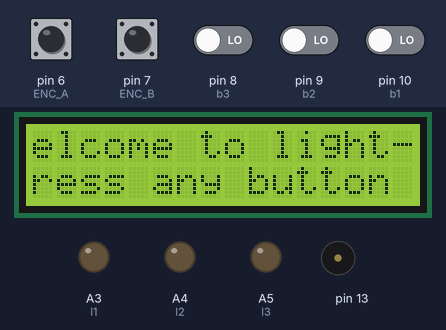
A sketch run on a simulated Arduino Uno, built with avr-gcc and run on an emulated ATmega328P. Parts: 16×2 character LCD, output pins drawn as LEDs (lit = HIGH), buzzer (waves = sounding). The inputs (shaded band) are chosen by the test bench; at power-on: pin 6 (ENC_A), pin 7 (ENC_B) HIGH, pin 8 (b3), pin 9 (b2), pin 10 (b1) LOW. What the sketch prints to the serial monitor is not drawn. At 14.4 s the program stops and its outputs stay as they are.

Above: at 1.4 s.
1.5 s: pin 10 (b1) driven HIGH
At 2.4 s:
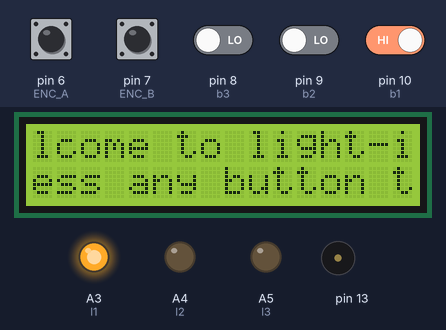
At 3.7 s:
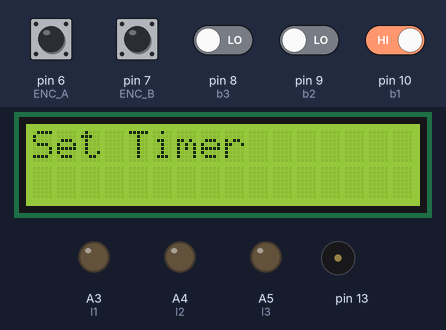
4.1 s: pin 9 (b2) driven HIGH
At 5.5 s:
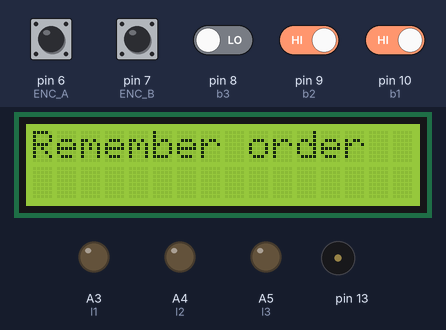
Timing chart, 0 to 15.8 s (numbered marks = the images above; inputs shaded):
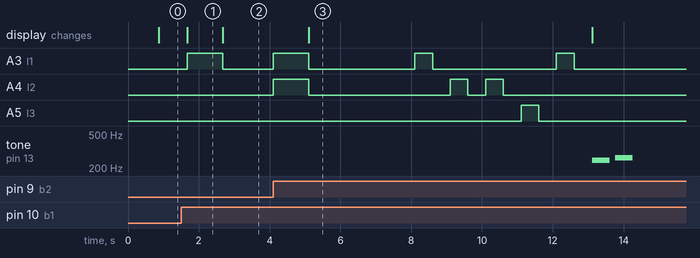

The sketch:

final.ino
```cpp
#define ENC_A 6 //these need to be digital input pins
#define ENC_B 7
#include "pitches.h"
#include <LiquidCrystal.h>
const int b1 = 10;
const int b2 = 9;
const int b3 = 8;
const int l1 = A3;
const int l2 = A4;
const int l3 = A5;
const int rs = 12, en = 11, d4 = 5, d5 = 4, d6 = 3, d7 = 2;

LiquidCrystal lcd(rs, en, d4, d5, d6, d7);
int num = 0;
int bs1 = 0;
int bs2 = 0;
int bs3 = 0;
int count = 0;
int curs = 0;
long secs = 0;

void setup() {
  pinMode(b1, INPUT);
  pinMode(b2, INPUT);
  pinMode(b3, INPUT);
  pinMode(l1, OUTPUT);
  pinMode(l2, OUTPUT);
  pinMode(l3, OUTPUT);
  pinMode(ENC_A, INPUT_PULLUP);
  pinMode(ENC_B, INPUT_PULLUP);
  Serial.begin (9600);
  Serial.println("Start");
  bs1=0;
  bs2=0;
  bs3=0;
  digitalWrite(l1, LOW);
  lcd.begin(16, 2);
  lcd.print("Welcome to light-it-up!");
  lcd.setCursor(0, 1);
  lcd.print("Press any button to start...");
}

void loop() {

  while (bs1 == LOW && bs2 == LOW && bs3 == LOW){
    delay(800);
    if (curs<11){
      lcd.scrollDisplayLeft();
      curs++;
    } else {
      lcd.clear();
      lcd.print("Welcome to light-it-up!");
      lcd.setCursor(0, 1);
      lcd.print("Press any button to start");
      curs = 0;
    }
    bs1 = digitalRead(b1);
    bs2 = digitalRead(b2);
    bs3 = digitalRead(b3);
    Serial.print(bs1);
    if (bs1==1){digitalWrite(l1, HIGH);}
    else if (bs2==1){digitalWrite(l2, HIGH);}
    else if (bs3==1){digitalWrite(l3,HIGH);}
  }
  bs1 = 0;
  bs2 = 0;
  bs3 = 0;
  delay(1000);
  digitalWrite(l1, LOW);
  digitalWrite(l2, LOW);
  digitalWrite(l3, LOW);
  lcd.clear();
  lcd.print("Set Timer");
  lcd.setCursor(0, 1);

  while(1){
  count = timer();
  bs1 = digitalRead(b1);
  bs2 = digitalRead(b2);
  bs3 = digitalRead(b3);
  if (bs1==1 && bs2==1){
    digitalWrite(l1, HIGH);
    digitalWrite(l2, HIGH);
    break;
  }
  }
  bs1=0;
  bs2=0;
  bs3=0;
  delay(1000);
  digitalWrite(l1, LOW);
  digitalWrite(l2, LOW);
  lcd.clear();
  lcd.print("Remember order");
  delay(3000);
  int order[] = {1,2,2,3,1};
  Serial.print(sizeof(order));
  for (int o=0;o<5;o++){
    Serial.print(o);
    if (order[o]==1){
      digitalWrite(l1, HIGH);
      delay(500);
      digitalWrite(l1, LOW);
    } else if (order[o]==2) {
      digitalWrite(l2, HIGH);
      delay(500);
      digitalWrite(l2, LOW);
    }else if (order[o]==3) {
      digitalWrite(l3, HIGH);
      delay(500);
      digitalWrite(l3, LOW);
    }
    delay(500);
  }
  lcd.clear();
  lcd.print("Start?");
  secs = (millis() / 1000);
  for (int o=0;o<5;o++){
    bs1=0;
    bs2=0;
    bs3=0;
    while(bs1==0 && bs2==0 && bs3==0) {
      bs1 = digitalRead(b1);
      bs2 = digitalRead(b2);
      bs3 = digitalRead(b3);
      lcd.setCursor(0, 1);
      int time = ((millis()/ 1000)- secs);
      lcd.print(count-time);
      lcd.print("  ");
      if (count-time <=0){
        lcd.clear();
        lcd.print("Out of Time!!");
        lcd.setCursor(0, 1);
        lcd.print("Restart the game");
        melody_sad();
        exit(1);
      }
      }
    lcd.setCursor(0, 0);
    lcd.print("You can do it");
    Serial.print("now");
    Serial.print(o);
    bs1 = digitalRead(b1);
    bs2 = digitalRead(b2);
    bs3 = digitalRead(b3);
    if (bs1==1){
      if (order[o]==1){
      digitalWrite(l1, HIGH);
      delay(500);
      digitalWrite(l1, LOW);}
      else {
      lcd.clear();
      lcd.print("Wrong option");
      lcd.setCursor(0, 1);
      lcd.print("Restart the game");
      melody_sad();
      exit(1);}
      } else if (bs2==1) {
        if (order[o]==2){
          digitalWrite(l2, HIGH);
          delay(500);
          digitalWrite(l2, LOW);}
      else {
        lcd.clear();
        lcd.print("Wrong option");
        lcd.setCursor(0, 1);
        lcd.print("Restart the game");
        melody_sad();
        exit(1);}
      }else if (bs3==1) {
        if (order[o]==3){
          digitalWrite(l3, HIGH);
          delay(500);
          digitalWrite(l3, LOW);}
        else {
          lcd.clear();
          lcd.print("Wrong option");
          lcd.setCursor(0, 1);
          lcd.print("Restart the game");
          melody_sad();
          exit(1);}
      }
  }
  lcd.clear();
  lcd.print("Congrats!!");
  melody_fun();
  lcd.setCursor(0, 1);
  lcd.print("Reset to replay");
  digitalWrite(l1, HIGH);
  digitalWrite(l2, HIGH);
  digitalWrite(l3, HIGH);
  delay(500);
  digitalWrite(l1, LOW);
  digitalWrite(l2, LOW);
  digitalWrite(l3, LOW);
  delay(500);
  digitalWrite(l1, HIGH);
  digitalWrite(l2, HIGH);
  digitalWrite(l3, HIGH);
  delay(500);
  digitalWrite(l1, LOW);
  digitalWrite(l2, LOW);
  digitalWrite(l3, LOW);

  exit(0);

}


int timer(){
  static unsigned int counter4x = 0;      //the SparkFun encoders jump by 4 states from detent to detent
  static unsigned int counter = 0;
  static unsigned int prevCounter = 0;
  int tmpdata;
  tmpdata = read_encoder();
  if( tmpdata) {
    counter4x += tmpdata;
    counter = counter4x/4;
    if (prevCounter != counter){
      lcd.clear();
      Serial.print("Counter value: ");
      Serial.println(counter);
      lcd.print("Press 1 and 2");
      lcd.setCursor(0, 1);
      lcd.print(counter);

    }
    prevCounter = counter;
  }
  return counter;
}

int read_encoder()
{
  static int enc_states[] = {
    0,-1,1,0,1,0,0,-1,-1,0,0,1,0,1,-1,0  };
  static byte ABab = 0;
  ABab *= 4;                   //shift the old values over 2 bits
  ABab = ABab%16;      //keeps only bits 0-3
  ABab += 2*digitalRead(ENC_A)+digitalRead(ENC_B); //adds enc_a and enc_b values to bits 1 and 0
  return ( enc_states[ABab]);


}

int melody_fun(){
  int melody[] = {
    NOTE_C4, NOTE_G3, NOTE_G3, NOTE_A3, NOTE_G3, 0, NOTE_B3, NOTE_C4};
    int noteDurations[] = {4, 8, 8, 4, 4, 4, 4, 4};
  for (int thisNote = 0; thisNote < 8; thisNote++) {
    int noteDuration = 1000 / noteDurations[thisNote];
    tone(13, melody[thisNote], noteDuration);
    int pauseBetweenNotes = noteDuration * 1.30;
    delay(pauseBetweenNotes);
    noTone(13);
  }
}

int melody_sad(){
  int melody[] = {
    NOTE_B3, NOTE_C4};
    int noteDurations[] = {2, 2};
  for (int thisNote = 0; thisNote < 2; thisNote++) {
    int noteDuration = 1000 / noteDurations[thisNote];
    tone(13, melody[thisNote], noteDuration);
    int pauseBetweenNotes = noteDuration * 1.30;
    delay(pauseBetweenNotes);
    noTone(13);
  }
}


/*
Resources:
http://www.arduino.cc/en/Tutorial/LiquidCrystalHelloWorld
http://www.arduino.cc/en/Tutorial/Tone
https://github.com/FAR-Lab/Developing-and-Designing-Interactive-Devices/wiki/Rotary-Encoder-test-Code
*/
```

pitches.h
```cpp
/*************************************************
 * Public Constants
 *************************************************/

#define NOTE_B0  31
#define NOTE_C1  33
#define NOTE_CS1 35
#define NOTE_D1  37
#define NOTE_DS1 39
#define NOTE_E1  41
#define NOTE_F1  44
#define NOTE_FS1 46
#define NOTE_G1  49
#define NOTE_GS1 52
#define NOTE_A1  55
#define NOTE_AS1 58
#define NOTE_B1  62
#define NOTE_C2  65
#define NOTE_CS2 69
#define NOTE_D2  73
#define NOTE_DS2 78
#define NOTE_E2  82
#define NOTE_F2  87
#define NOTE_FS2 93
#define NOTE_G2  98
#define NOTE_GS2 104
#define NOTE_A2  110
#define NOTE_AS2 117
#define NOTE_B2  123
#define NOTE_C3  131
#define NOTE_CS3 139
#define NOTE_D3  147
#define NOTE_DS3 156
#define NOTE_E3  165
#define NOTE_F3  175
#define NOTE_FS3 185
#define NOTE_G3  196
#define NOTE_GS3 208
#define NOTE_A3  220
#define NOTE_AS3 233
#define NOTE_B3  247
#define NOTE_C4  262
#define NOTE_CS4 277
#define NOTE_D4  294
#define NOTE_DS4 311
#define NOTE_E4  330
#define NOTE_F4  349
#define NOTE_FS4 370
#define NOTE_G4  392
#define NOTE_GS4 415
#define NOTE_A4  440
#define NOTE_AS4 466
#define NOTE_B4  494
#define NOTE_C5  523
#define NOTE_CS5 554
#define NOTE_D5  587
#define NOTE_DS5 622
#define NOTE_E5  659
#define NOTE_F5  698
#define NOTE_FS5 740
#define NOTE_G5  784
#define NOTE_GS5 831
#define NOTE_A5  880
#define NOTE_AS5 932
#define NOTE_B5  988
#define NOTE_C6  1047
#define NOTE_CS6 1109
#define NOTE_D6  1175
#define NOTE_DS6 1245
#define NOTE_E6  1319
#define NOTE_F6  1397
#define NOTE_FS6 1480
#define NOTE_G6  1568
#define NOTE_GS6 1661
#define NOTE_A6  1760
#define NOTE_AS6 1865
#define NOTE_B6  1976
#define NOTE_C7  2093
#define NOTE_CS7 2217
#define NOTE_D7  2349
#define NOTE_DS7 2489
#define NOTE_E7  2637
#define NOTE_F7  2794
#define NOTE_FS7 2960
#define NOTE_G7  3136
#define NOTE_GS7 3322
#define NOTE_A7  3520
#define NOTE_AS7 3729
#define NOTE_B7  3951
#define NOTE_C8  4186
#define NOTE_CS8 4435
#define NOTE_D8  4699
#define NOTE_DS8 4978
```

Measured:
- after the input at 1.5 s, A3 (l1): LOW → HIGH after 0.17 s, → LOW 1.0 s later
- after the input at 4.1 s, A3 (l1): goes HIGH 1.0 s, LOW 3.0 s, HIGH 0.50 s, LOW 3.5 s, HIGH 0.50 s, then LOW, starting at once; A4 (l2): goes HIGH 1.0 s, LOW 4.0 s, HIGH 0.50 s, LOW 0.50 s, HIGH 0.50 s, then LOW, starting at once
- what the display in image 1 shows lasts 1.0 s, from 1.7 s to 2.7 s
